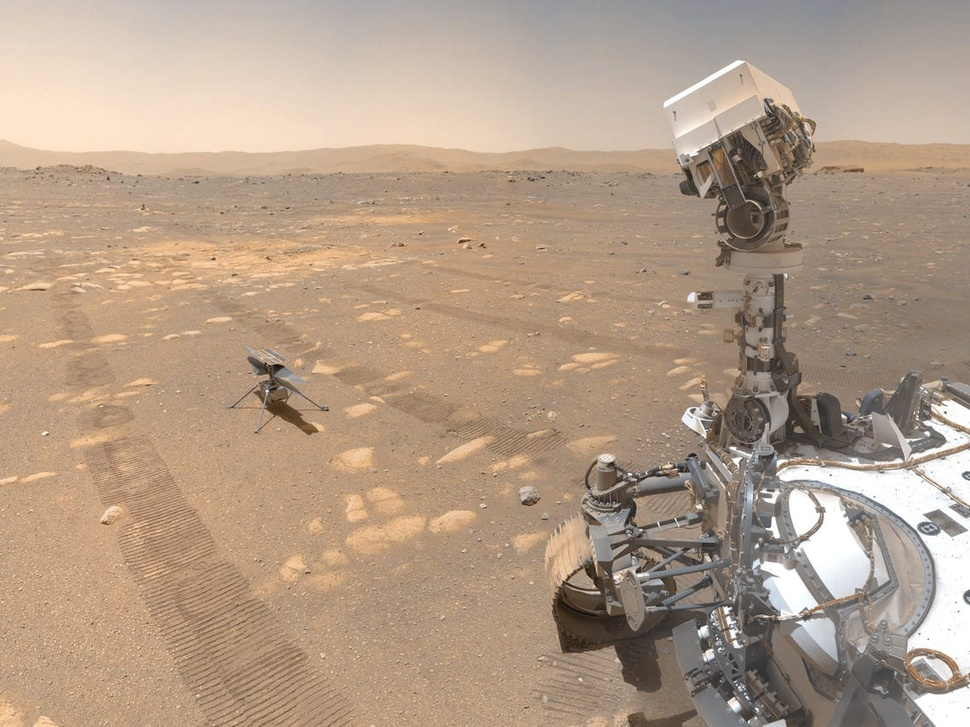
//> input picture assets/main.jpg, 970 x 727 px, shrunk from 1136 x 852 before the run
$ ./image   (built with g++ and OpenCV 4)
//> lines starting //> are read from the running program, lines starting //| are printed output that depends on the picture; after the words box and inside, x2 and y2 are one past the last pixel; in counts of white or black regions, pixels touching at a corner belong together
#include <opencv2/imgcodecs.hpp>
#include <opencv2/highgui.hpp>
#include <opencv2/imgproc.hpp>
#include <iostream>

int main()
{
	std::string path = "./assets/main.jpg";
	cv::Mat img = cv::imread(path);
//> img is the input picture: 727 rows x 970 cols, CV_8UC3; mean B, G, R 135.8, 156, 178.2
	cv::Mat imgGray, imgBlur, imgCanny, imgDilated, imgEroded;

	cv::cvtColor(img, imgGray, cv::COLOR_BGR2GRAY);
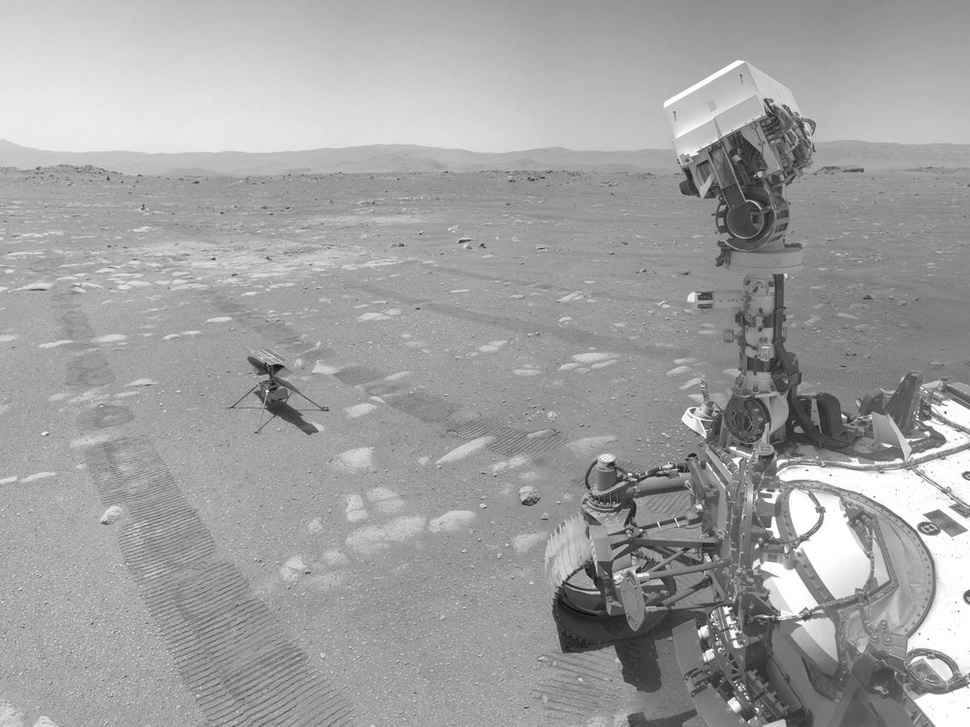
//> imgGray: 727 rows x 970 cols, CV_8UC1; min 8, max 255, mean 160.3
	cv::GaussianBlur(img, imgBlur, cv::Size(3, 3), 3, 0);
	cv::Canny(imgBlur, imgCanny, 35, 150);
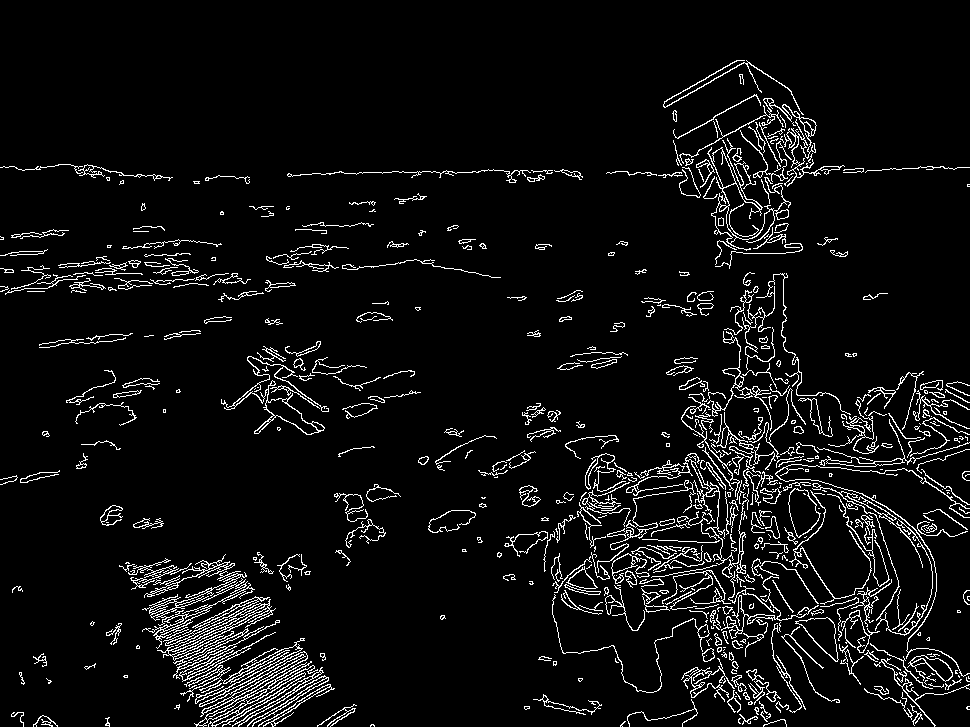
//> imgCanny: 727 rows x 970 cols, CV_8UC1; 6% white in thin lines or dots

	cv::Mat kernel = cv::getStructuringElement(cv::MORPH_RECT, cv::Size(3, 3));
	cv::dilate(imgCanny, imgDilated, kernel);
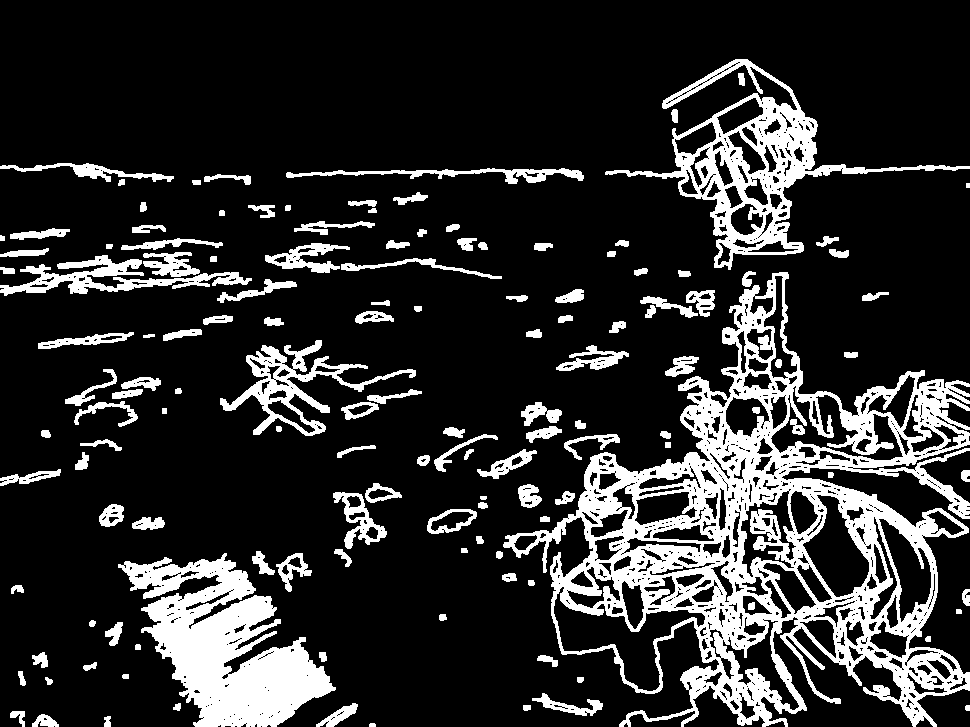
//> imgDilated: 727 rows x 970 cols, CV_8UC1; 17.9% white; 140 white regions, largest, box (x1, y1, x2, y2) and area: (503, 272, 970, 727) 60178, (118, 553, 336, 727) 18371, (605, 59, 970, 270) 12399
	cv::erode(imgDilated, imgEroded, kernel);
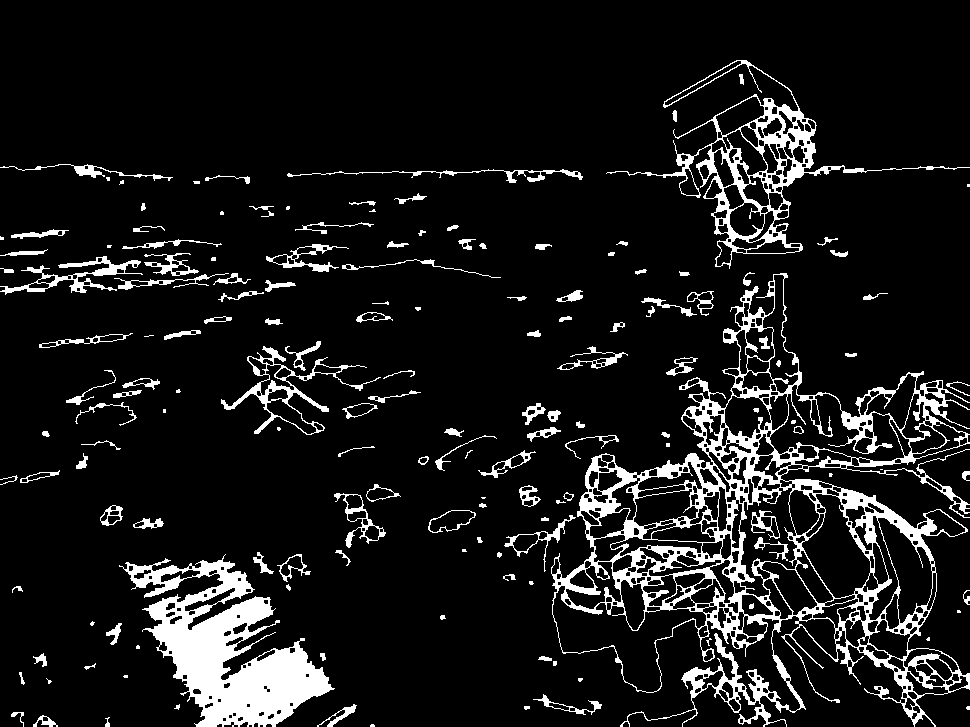
//> imgEroded: 727 rows x 970 cols, CV_8UC1; 10% white; 161 white regions (36 under 20 px), largest, box (x1, y1, x2, y2) and area: (551, 273, 970, 727) 30775, (119, 554, 335, 727) 15287, (606, 60, 970, 269) 6560

	// [5 lines of commented-out code are left out]
	cv::imshow("image eroded", imgEroded);

	cv::waitKey(0);
}
